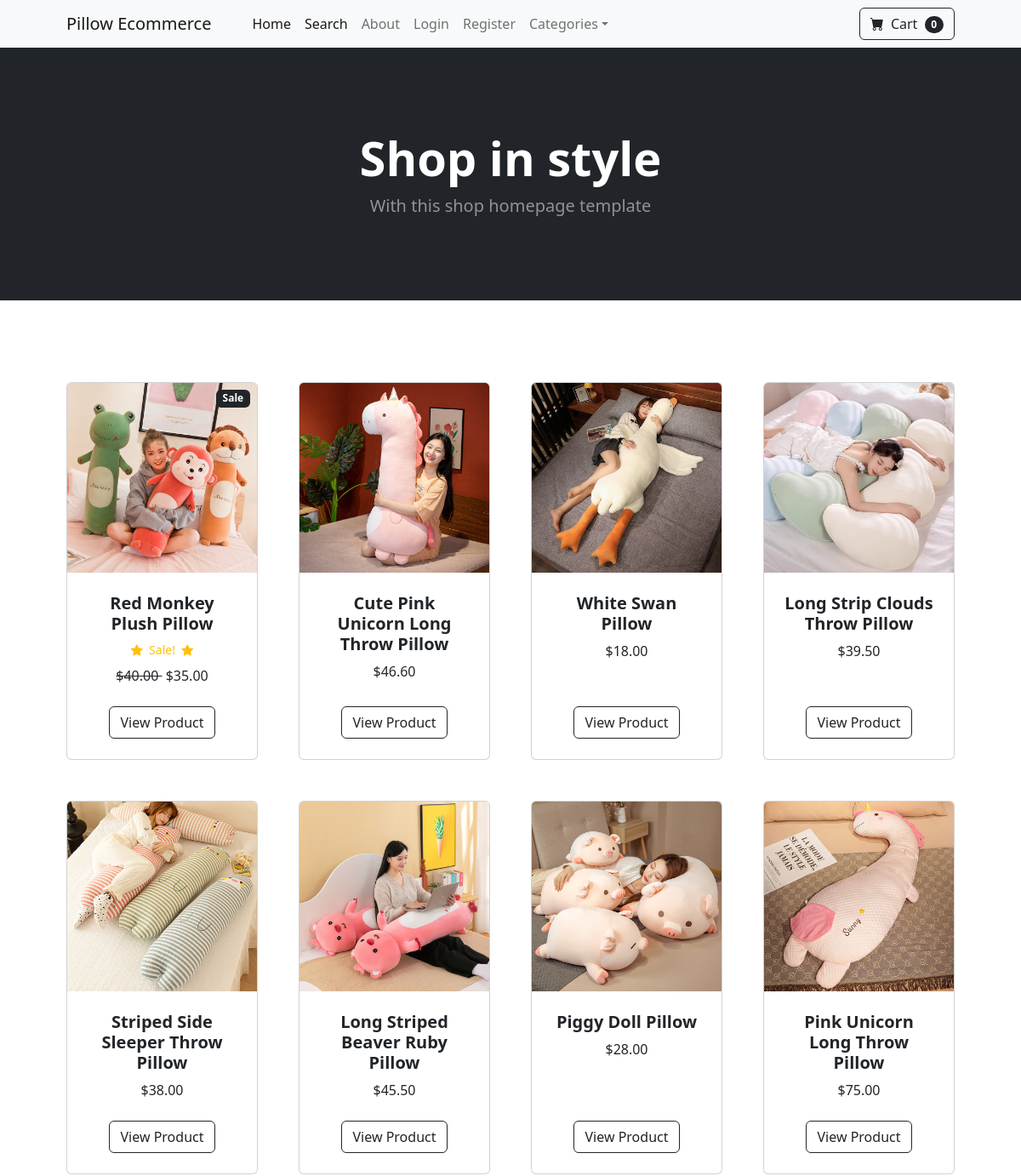
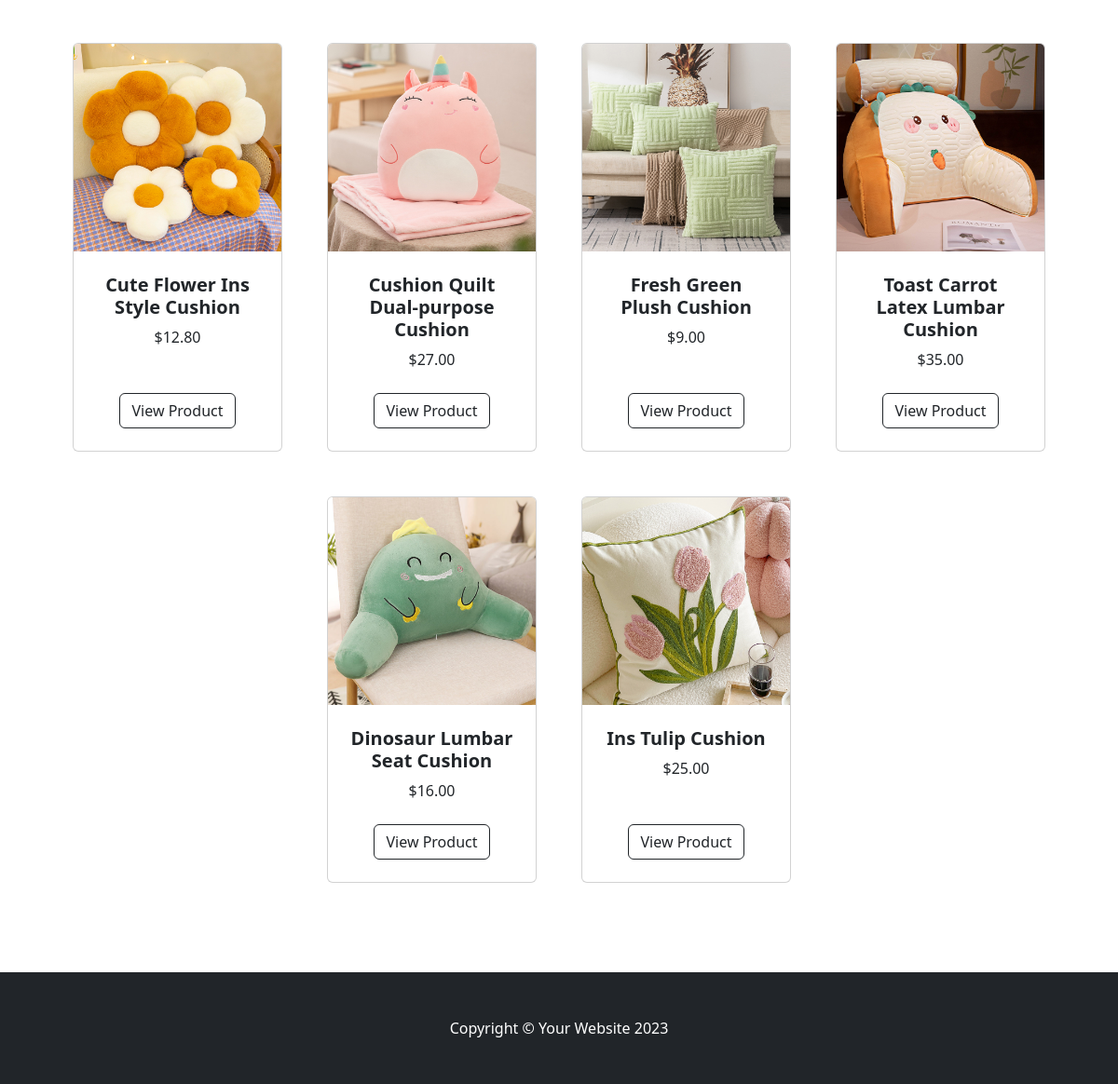
The page / on the database its author committed (2 pictures, top to bottom).
### store/models.py (models this page shows, shortened)
class Product(models.Model):
    name = models.CharField(max_length=100)
    price = models.DecimalField(default=0, decimal_places=2, max_digits=6)
    category = models.ForeignKey(Category, on_delete=models.CASCADE, default=1)
    description = models.TextField(max_length=250, default='', blank=True, null=True)
    image = models.ImageField(upload_to='uploads/product/')
    is_sale = models.BooleanField(default=False)
    sale_price = models.DecimalField(default=0, decimal_places=2, max_digits=6)

### store/views.py (the view)
# urls.py: path('', views.home, name='home'),
def home(request):
    products = Product.objects.all()
    return render(request, 'home.html', {'products': products})

### cart/cart.py (called while the page is built)
    def __len__(self):
        return len(self.cart)

### cart/context_processors.py (called while the page is built)
def cart(request):
    return {'cart': Cart(request)}

### store/models.py (called while the page is built)
    def __str__(self):
        return self.name

### store/templates/home.html
{% extends 'base.html' %}
{% block content %}
        <header class="bg-dark py-5">
            <div class="container px-4 px-lg-5 my-5">
                <div class="text-center text-white">
                    <h1 class="display-4 fw-bolder">Shop in style</h1>
                    <p class="lead fw-normal text-white-50 mb-0">With this shop homepage template</p>
                </div>
            </div>
        </header>
        <section class="py-5">
            <div class="container px-4 px-lg-5 mt-5">
                <div class="row gx-4 gx-lg-5 row-cols-2 row-cols-md-3 row-cols-xl-4 justify-content-center">
                    {% for product in products %}
                        {% if product.is_sale %}
                        <div class="col mb-5">
                        <div class="card h-100">
                            <div class="badge bg-dark text-white position-absolute" style="top: 0.5rem; right:0.5rem">
                                Sale
                            </div>
                            <img class="card-img-top" src="{{ product.image.url }}" alt="..." />
                            <div class="card-body p-4">
                                <div class="text-center">
                                    <h5 class="fw-bolder">{{ product.name }}</h5>
                                    <div class="d-flex justify-content-center small text-warning mb-2">
                                        <div class="bi-star-fill"></div>
                                        &nbsp;&nbsp;Sale!&nbsp;&nbsp;
                                        <div class="bi-star-fill"></div>
                                    </div>
                                    <strike>
                                    ${{ product.price }}
                                    </strike>
                                     &nbsp;${{ product.sale_price }}
                                </div>
                            </div>
                            <div class="card-footer p-4 pt-0 border-top-0 bg-transparent">
<div class="text-center">
    <a class="btn btn-outline-dark mt-auto" href="{% url 'product' product.id %}">View Product</a>
</div>
                            </div>
                        </div>
                    </div>
                        {% else %}
                    <div class="col mb-5">
                        <div class="card h-100">
                            <img class="card-img-top" src="{{ product.image.url }}" alt="..." />
                            <div class="card-body p-4">
                                <div class="text-center">
                                    <h5 class="fw-bolder">{{ product.name }}</h5>
                                    ${{ product.price }}
                                </div>
                            </div>
                            <div class="card-footer p-4 pt-0 border-top-0 bg-transparent">
<div class="text-center">
    <a class="btn btn-outline-dark mt-auto" href="{% url 'product' product.id %}">View Product</a>
</div>
                            </div>
                        </div>
                    </div>
                        {% endif %}
                    {% endfor %}
                </div>
            </div>
        </section>
{% endblock %}

### store/templates/base.html (shortened to what this page needs)
{% load static %}
<!DOCTYPE html>
<html lang="en">
    <head>
        <link href="https://cdn.jsdelivr.net/npm/bootstrap-icons@1.5.0/font/bootstrap-icons.css" rel="stylesheet" />
        <link href="{% static 'css/styles.css' %}" rel="stylesheet" />
    </head>
    <body>
       {% include 'navbar.html' %}
       {% block content %}
       {% endblock %}
        <footer class="py-5 bg-dark">
            <div class="container"><p class="m-0 text-center text-white">Copyright &copy; Your Website 2023</p></div>
        </footer>
    </body>
</html>

### store/templates/navbar.html (shortened to what this page needs)
        <nav class="navbar navbar-expand-lg navbar-light bg-light">
            <div class="container px-4 px-lg-5">
                <a class="navbar-brand" href="{% url 'home' %}">Pillow Ecommerce</a>
                <div class="collapse navbar-collapse" id="navbarSupportedContent">
                    <ul class="navbar-nav me-auto mb-2 mb-lg-0 ms-lg-4">
                        <li class="nav-item"><a class="nav-link active" aria-current="page" href="{% url 'home' %}">Home</a></li>
                        <li class="nav-item"><a class="nav-link active" aria-current="page" href="
                                                                                    {% url 'search' %}">Search</a></li>
                        <li class="nav-item"><a class="nav-link" href="{% url 'about' %}">About</a></li>
                        {% if user.is_authenticated %}
                            <li class="nav-item dropdown">
                            <a class="nav-link dropdown-toggle" id="navbarDropdown" href="#" role="button"
                               data-bs-toggle="dropdown" aria-expanded="false">Profile</a>
                            <ul class="dropdown-menu" aria-labelledby="navbarDropdown">
                                <li><a class="dropdown-item" href="{% url 'update_user' %}">User Profile</a></li>
                                <li><hr class="dropdown-divider" /></li>
                                <li><a class="dropdown-item" href="{% url 'update_info' %}">User Info</a></li>
                            </ul>
                        </li>
                            {% if user.is_superuser %}
                                <li class="nav-item dropdown">
                                <a class="nav-link dropdown-toggle" id="navbarDropdown" href="#" role="button"
                               data-bs-toggle="dropdown" aria-expanded="false">Orders</a>
                                <ul class="dropdown-menu" aria-labelledby="navbarDropdown">
                                <li><a class="dropdown-item" href="{% url 'shipped_dash' %}">Shipped Orders</a></li>
                                <li><hr class="dropdown-divider" /></li>
                                <li><a class="dropdown-item" href="{% url 'not_shipped_dash' %}">Unshipped Orders</a></li>
                                </ul>
                                </li>
                            {% endif %}
                            <li class="nav-item"><a class="nav-link" href="{% url 'logout' %}">Logout</a></li>
                        {% else %}
                        <li class="nav-item"><a class="nav-link" href="{% url 'login' %}">Login</a></li>
                        <li class="nav-item"><a class="nav-link" href="{% url 'register' %}">Register</a></li>
                        {% endif %}
                        <li class="nav-item dropdown">
                            <a class="nav-link dropdown-toggle" id="navbarDropdown" href="#" role="button"
                               data-bs-toggle="dropdown" aria-expanded="false">Categories</a>
                        </li>
                    </ul>
                    <form class="d-flex">
<a href="{% url 'cart_summary' %}" class="btn btn-outline-dark">
    <i class="bi-cart-fill me-1"></i>
    Cart
    <span class="badge bg-dark text-white ms-1 rounded-pill" id="cart_quantity">{{ cart|length }}</span>
</a>
                    </form>
                </div>
            </div>
        </nav>

### rows shown on the page
Product: image (picture), name "Red Monkey Plush Pillow", price "40.00", sale_price "35.00"
Product: image (picture), name "Cute Pink Unicorn Long Throw Pillow", price "46.60"
Product: image (picture), name "White Swan Pillow", price "18.00"
Product: image (picture), name "Long Strip Clouds Throw Pillow", price "39.50"
Product: image (picture), name "Striped Side Sleeper Throw Pillow", price "38.00"
Product: image (picture), name "Long Striped Beaver Ruby Pillow", price "45.50"
Product: image (picture), name "Piggy Doll Pillow", price "28.00"
Product: image (picture), name "Pink Unicorn Long Throw Pillow", price "75.00"
Product: image (picture), name "Cute Flower Ins Style Cushion", price "12.80"
Product: image (picture), name "Cushion Quilt Dual-purpose Cushion", price "27.00"
Product: image (picture), name "Fresh Green Plush Cushion", price "9.00"
Product: image (picture), name "Toast Carrot Latex Lumbar Cushion", price "35.00"
Product: image (picture), name "Dinosaur Lumbar Seat Cushion", price "16.00"
Product: image (picture), name "Ins Tulip Cushion", price "25.00"

### other values the page prints
{{ cart|length }} "0"
